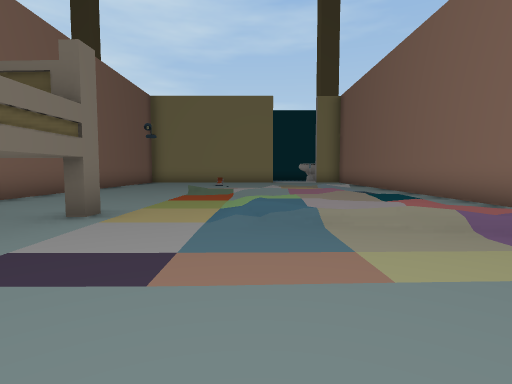
[1] (above)

13 first-person views from a walk through a 3-D level made in the Unity game engine. The camera is 1.2 m above the floor, tilts 4° down and sees 80° across. The floor is counted in squares, 2 m on a side. Each view is taken from the middle of a square. On the plan, view 1 faces up. The plan holds only what a view shows up to about 9 squares ahead; the rest is blank. The place goes on beyond the plan.

[2]
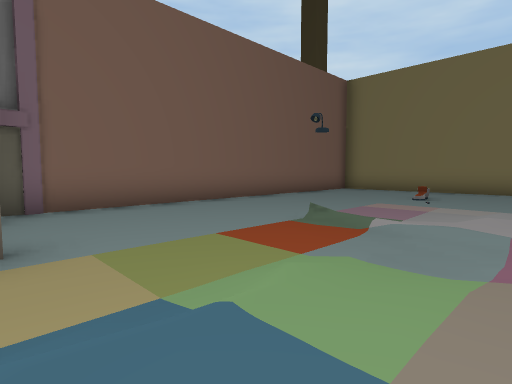

[3]
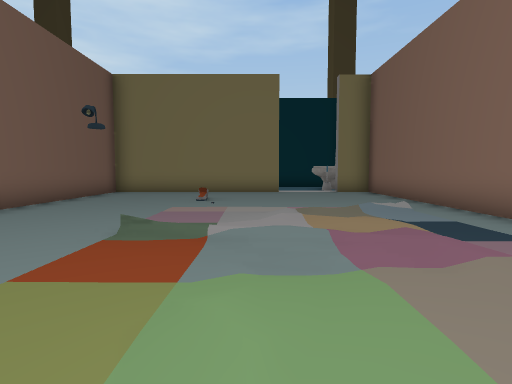

[4]
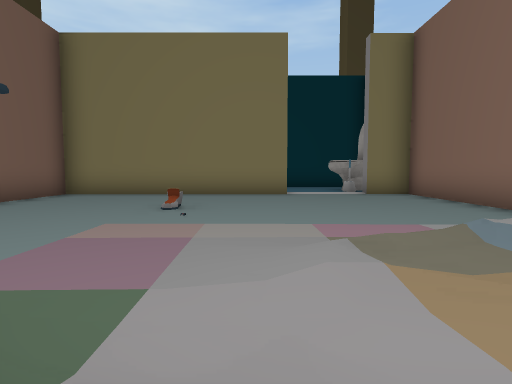

[5]
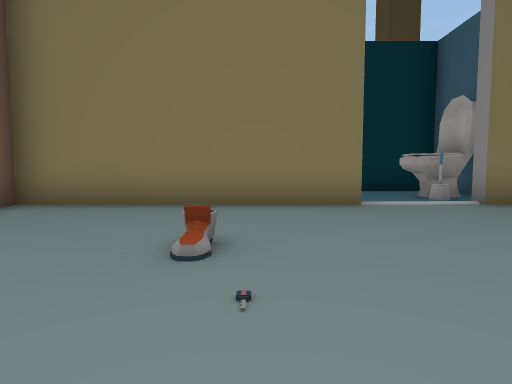

[6]
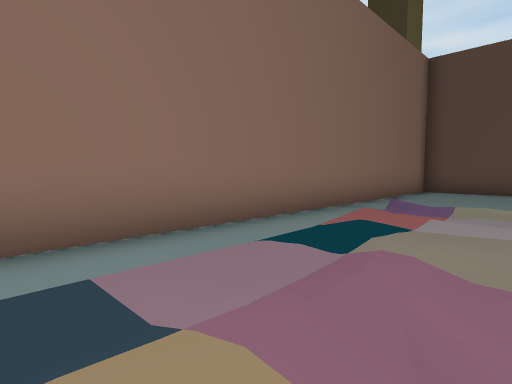

[7]
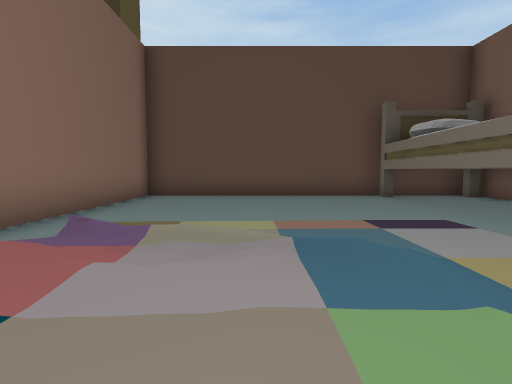

[8]
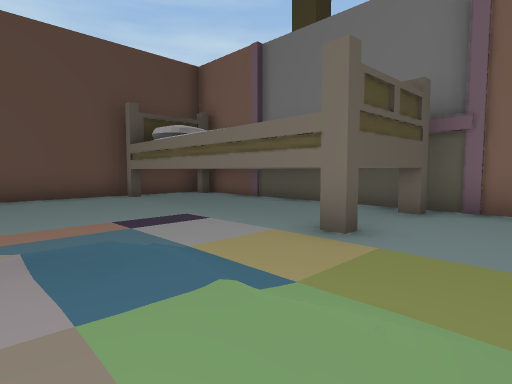

[9]
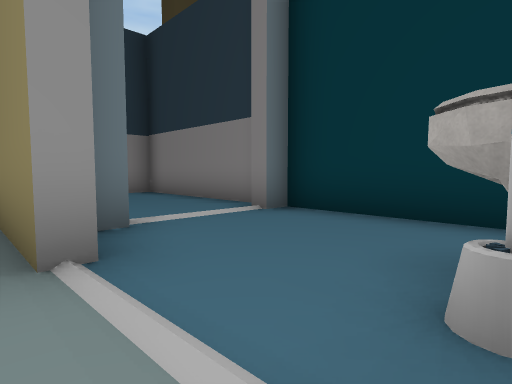

[10]
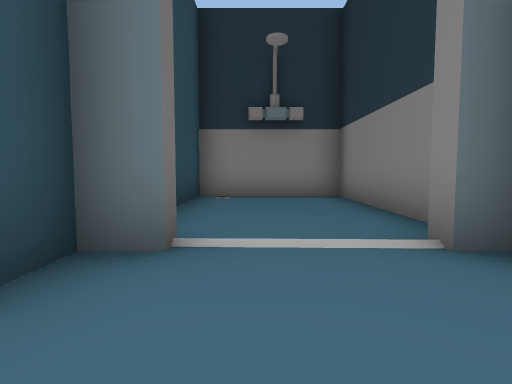

[11]
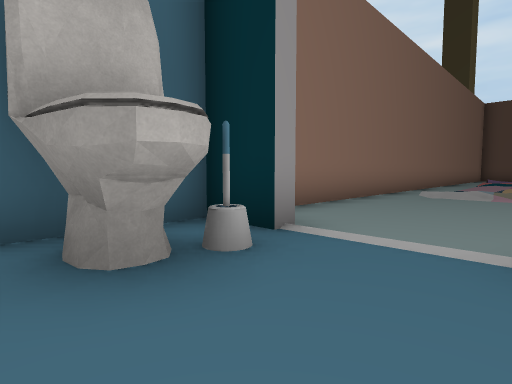

[12]
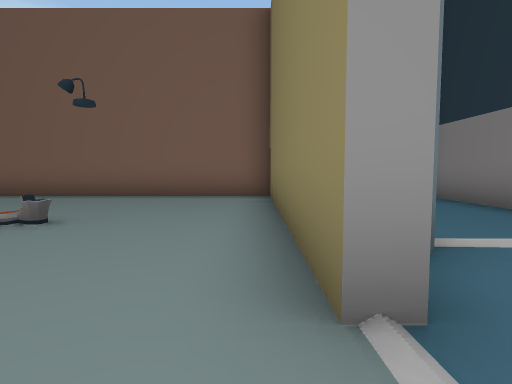

[13]
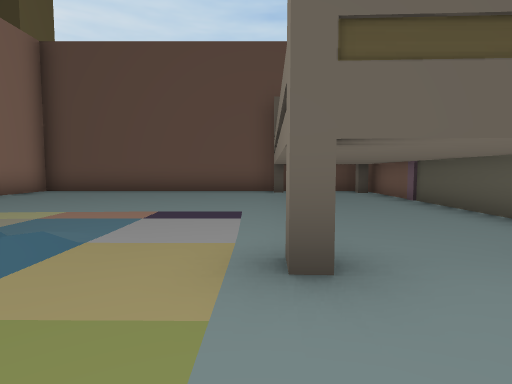

### Floor plan
Key: @ floor where view 1 was taken; # wall or solid block; . main floor; : floor 0.25 m higher than the main floor; / step, stairs or slope; = window, fence, low wall or low ledge; T thing the floor can be seen under or through; O other object.
Columns run from 6 left of view 1 to 5 right of it. Each row starts with its distance up from view 1.
 19 ############
 18 #..........#
 17 #........O.#
 16 #######..O##
 15 #..........#
 14 #..........#
 13 #..........#
 12 #...O......#
 11 #..........#
 10 #......./..#
  9 #.....///..#
  8 #...//.//..#
  7 #.....///..#
  6 #.....////.#
  5 ##..../://.#
  4  #TT..////.#
  3  #.....///.#
  2  #.=.......#
  1  #.=.......#
  0  #.=..@....#
 -1  #.=.......#
 -2  #.#.......#
 -3  ###########

Positions as (right, up) in squares from view 1, and headings:
1: (0, 0), facing up
2: (1, 4), facing up-left
3: (0, 4), facing up
4: (0, 7), facing up
5: (-1, 10), facing up
6: (1, 8), facing down-right
7: (1, 6), facing down
8: (1, 6), facing down-left
9: (3, 15), facing up-left
10: (2, 17), facing left
11: (1, 18), facing down-right
12: (2, 15), facing left
13: (-2, 6), facing down
